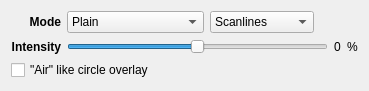
            <widget class="QWidget" name="page">
             <property name="geometry">
              <rect>
               <x>0</x>
               <y>0</y>
               <width>369</width>
               <height>89</height>
              </rect>
             </property>
             <attribute name="label">
              <string>Background</string>
             </attribute>
             <layout class="QGridLayout" name="gridLayout_7">
              <item row="0" column="0">
               <widget class="QLabel" name="label">
                <property name="sizePolicy">
                 <sizepolicy hsizetype="Preferred" vsizetype="Preferred">
                  <horstretch>0</horstretch>
                  <verstretch>0</verstretch>
                 </sizepolicy>
                </property>
                <property name="font">
                 <font>
                  <weight>75</weight>
                  <bold>true</bold>
                 </font>
                </property>
                <property name="text">
                 <string>Mode</string>
                </property>
                <property name="alignment">
                 <set>Qt::AlignRight|Qt::AlignTrailing|Qt::AlignVCenter</set>
                </property>
               </widget>
              </item>
              <item row="0" column="1">
               <widget class="QComboBox" name="bgMode">
                <item>
                 <property name="text">
                  <string>Plain</string>
                 </property>
                </item>
                <item>
                 <property name="text">
                  <string>Tiled Structure</string>
                 </property>
                </item>
                <item>
                 <property name="text">
                  <string>Vertical Gradient</string>
                 </property>
                </item>
                <item>
                 <property name="text">
                  <string>Horizontal Gradient</string>
                 </property>
                </item>
               </widget>
              </item>
              <item row="0" column="2">
               <widget class="QComboBox" name="structure">
                <item>
                 <property name="text">
                  <string>Scanlines</string>
                 </property>
                </item>
                <item>
                 <property name="text">
                  <string>Checkboard</string>
                 </property>
                </item>
                <item>
                 <property name="text">
                  <string>Fat Scanlines</string>
                 </property>
                </item>
                <item>
                 <property name="text">
                  <string>&quot;Blue&quot;print</string>
                 </property>
                </item>
                <item>
                 <property name="text">
                  <string>Pinstripes</string>
                 </property>
                </item>
                <item>
                 <property name="text">
                  <string>Barbershop</string>
                 </property>
                </item>
                <item>
                 <property name="text">
                  <string>Lochblech</string>
                 </property>
                </item>
                <item>
                 <property name="text">
                  <string>Fence</string>
                 </property>
                </item>
                <item>
                 <property name="text">
                  <string>Interference</string>
                 </property>
                </item>
                <item>
                 <property name="text">
                  <string>Sand</string>
                 </property>
                </item>
               </widget>
              </item>
              <item row="0" column="3">
               <spacer name="horizontalSpacer_6">
                <property name="orientation">
                 <enum>Qt::Horizontal</enum>
                </property>
                <property name="sizeHint" stdset="0">
                 <size>
                  <width>109</width>
                  <height>20</height>
                 </size>
                </property>
               </spacer>
              </item>
              <item row="1" column="0">
               <widget class="QLabel" name="label_35">
                <property name="sizePolicy">
                 <sizepolicy hsizetype="Preferred" vsizetype="Preferred">
                  <horstretch>0</horstretch>
                  <verstretch>0</verstretch>
                 </sizepolicy>
                </property>
                <property name="font">
                 <font>
                  <weight>75</weight>
                  <bold>true</bold>
                 </font>
                </property>
                <property name="text">
                 <string>Intensity</string>
                </property>
                <property name="alignment">
                 <set>Qt::AlignRight|Qt::AlignTrailing|Qt::AlignVCenter</set>
                </property>
               </widget>
              </item>
              <item row="1" column="1" colspan="3">
               <widget class="QSlider" name="bgIntensity">
                <property name="minimum">
                 <number>-50</number>
                </property>
                <property name="maximum">
                 <number>50</number>
                </property>
                <property name="orientation">
                 <enum>Qt::Horizontal</enum>
                </property>
               </widget>
              </item>
              <item row="1" column="4">
               <widget class="QLabel" name="label_36">
                <property name="sizePolicy">
                 <sizepolicy hsizetype="Maximum" vsizetype="Preferred">
                  <horstretch>0</horstretch>
                  <verstretch>0</verstretch>
                 </sizepolicy>
                </property>
                <property name="text">
                 <string>0</string>
                </property>
               </widget>
              </item>
              <item row="1" column="5">
               <widget class="QLabel" name="label_37">
                <property name="sizePolicy">
                 <sizepolicy hsizetype="Maximum" vsizetype="Preferred">
                  <horstretch>0</horstretch>
                  <verstretch>0</verstretch>
                 </sizepolicy>
                </property>
                <property name="text">
                 <string>%</string>
                </property>
               </widget>
              </item>
              <item row="2" column="0" colspan="6">
               <widget class="QCheckBox" name="ringOverlay">
                <property name="text">
                 <string>&quot;Air&quot; like circle overlay</string>
                </property>
               </widget>
              </item>
              <item row="3" column="0" colspan="6">
               <spacer name="verticalSpacer_11">
                <property name="orientation">
                 <enum>Qt::Vertical</enum>
                </property>
                <property name="sizeHint" stdset="0">
                 <size>
                  <width>20</width>
                  <height>40</height>
                 </size>
                </property>
               </spacer>
              </item>
             </layout>
            </widget>
